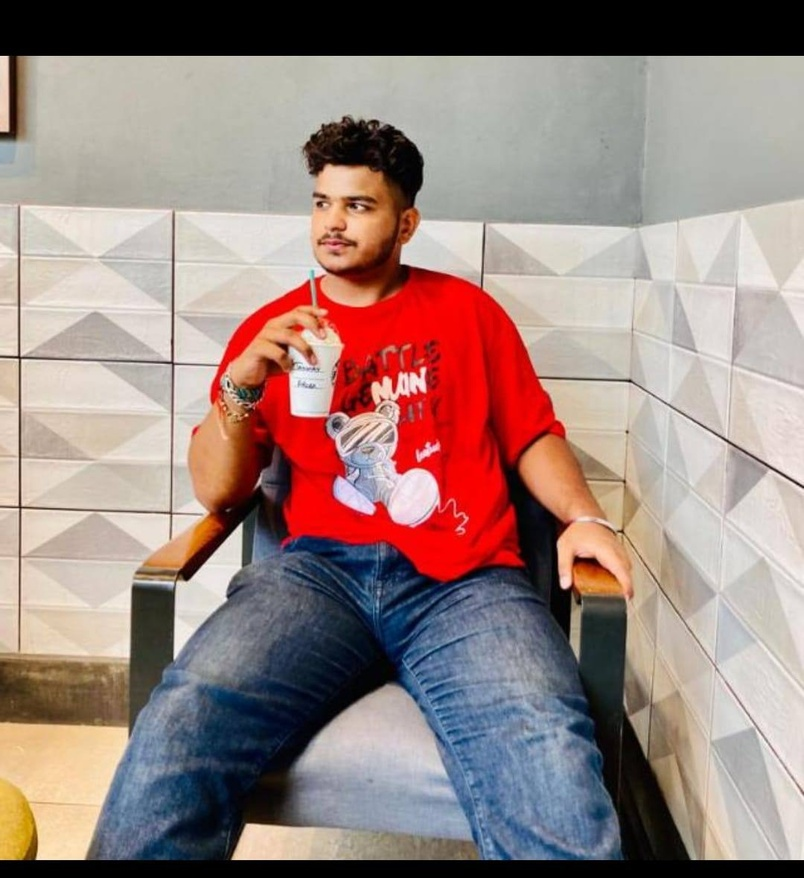
#> input picture Cartoonify/image.jpeg, 804 x 878 px, shrunk from 1080 x 1179 before the run
$ jupyter execute CartoonifyImage.ipynb
#> lines starting #> are read from the running program, lines starting #| are printed output that depends on the picture; after the words box and inside, x2 and y2 are one past the last pixel; in counts of white or black regions, pixels touching at a corner belong together
[cell 1]
import cv2
import numpy as np
import matplotlib.pyplot as plt

[cell 2]
#CV2: Imported to use OpenCV for image processing
#Numpy: Images are stored and processed as numbers. These are taken as arrays. We use NumPy to deal with arrays.
#Matplotlib: This library is used for visualization and plotting. Thus, it is imported to form the plot of images.

LOAD IMAGE

[cell 3]
def fileReader(filename):
#> called with filename = 'image.jpeg'
    img=cv2.imread(filename) #files in python are read in bgr format so let's convert it into rgb
#> img is the input picture: shape (878, 804, 3); mean B, G, R 127.7, 132.5, 154.5
    img =cv2.cvtColor(img , cv2.COLOR_BGR2RGB)
    plt.imshow(img)
    plt.show()
    return img

[cell 4]
#Adding an image from the browser
    #as we are returning this img so we are gonna get the array of the image to remove that we are gonna fileReader function call a variable name
filename="image.jpeg"
img = fileReader(filename)
org_img=np.copy(img)

CREATE EDGE MASK

[cell 5]
#now we are gonna make cartoon also egde is a pretty important thing while cartoonifying it that is we are gonna increase the edges.
# we are gonna make use of adaptve threshold in openCv library
def edge_mask(img, line_size,blur_value):
    """
    input: Input Image
    Oputput: Edges of Images"""
#> called with line_size = 9, blur_value = 9
    gray=cv2.cvtColor(img,cv2.COLOR_RGB2GRAY)
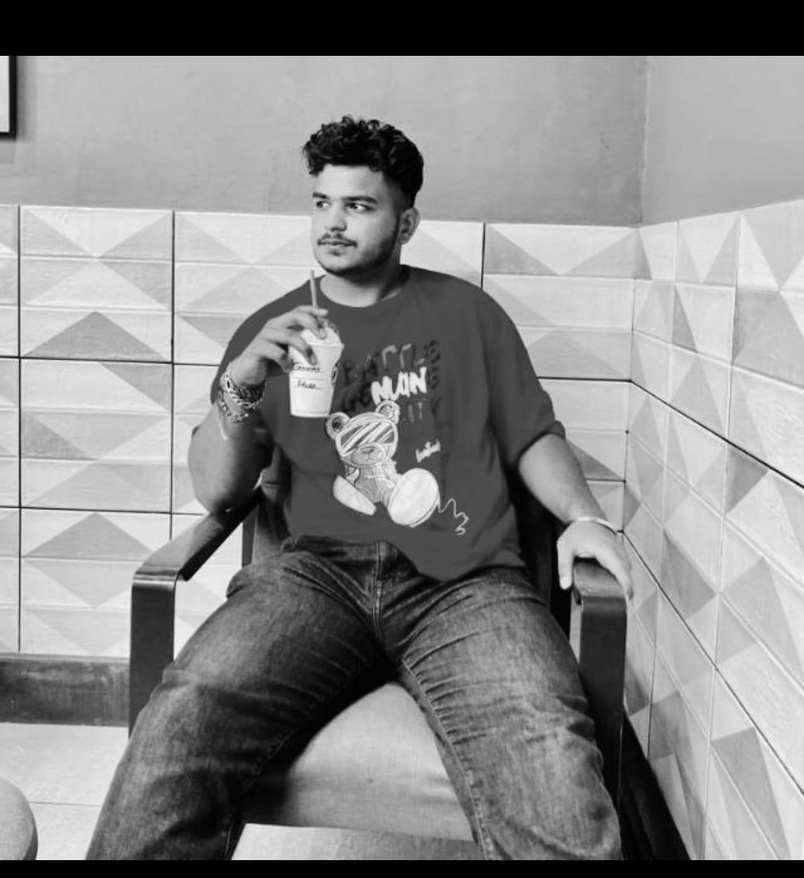
#> gray: shape (878, 804); min 0, max 250, mean 138.6
    gray_blur = cv2.medianBlur(gray,blur_value)
    edges = cv2.adaptiveThreshold(gray_blur,255,cv2.ADAPTIVE_THRESH_MEAN_C,
    cv2.THRESH_BINARY, line_size, blur_value)
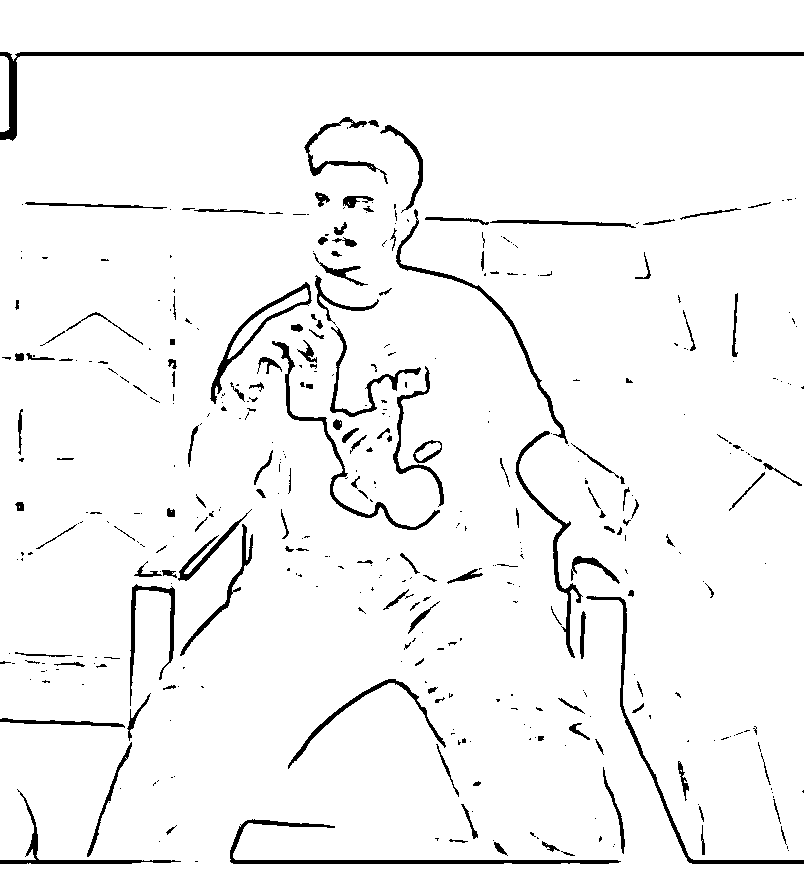
#> edges: shape (878, 804); 95.5% white; 416 black regions (266 under 20 px), largest, box (x1, y1, x2, y2) and area: (0, 52, 804, 141) 3923, (230, 819, 621, 864) 2013, (586, 596, 804, 864) 1562
    return edges

[cell 6]
line_size,blur_value = 9,9
edges= edge_mask(img, line_size, blur_value)
#lets plot it
plt.imshow(edges , cmap="binary")
plt.show()

REDUCE THE COLOR PALLET

[cell 7]
def colorQuantization(img, k):

    # Transform the image that is reshaping this image
#> called with k = 3
    data=np.float32(img).reshape(-1,3)
    #Determine the criteria
    criteria = (cv2.TERM_CRITERIA_EPS + cv2.TERM_CRITERIA_MAX_ITER, 20 , 0.001)
    #Implementing K-means
    ret, label ,center=cv2.kmeans(data,k, None, criteria , 10 , cv2.KMEANS_RANDOM_CENTERS)
#> ret = 2.34e+09; center = [[208.2, 27.15, 17.66], [193.6, 185.5, 177.5], [29.37, 29.61, 35.22]]
    center=np.uint8(center)
#> center = [[208, 27, 17], [193, 185, 177], [29, 29, 35]]

    result = center[label.flatten()]
    result= result.reshape(img.shape)
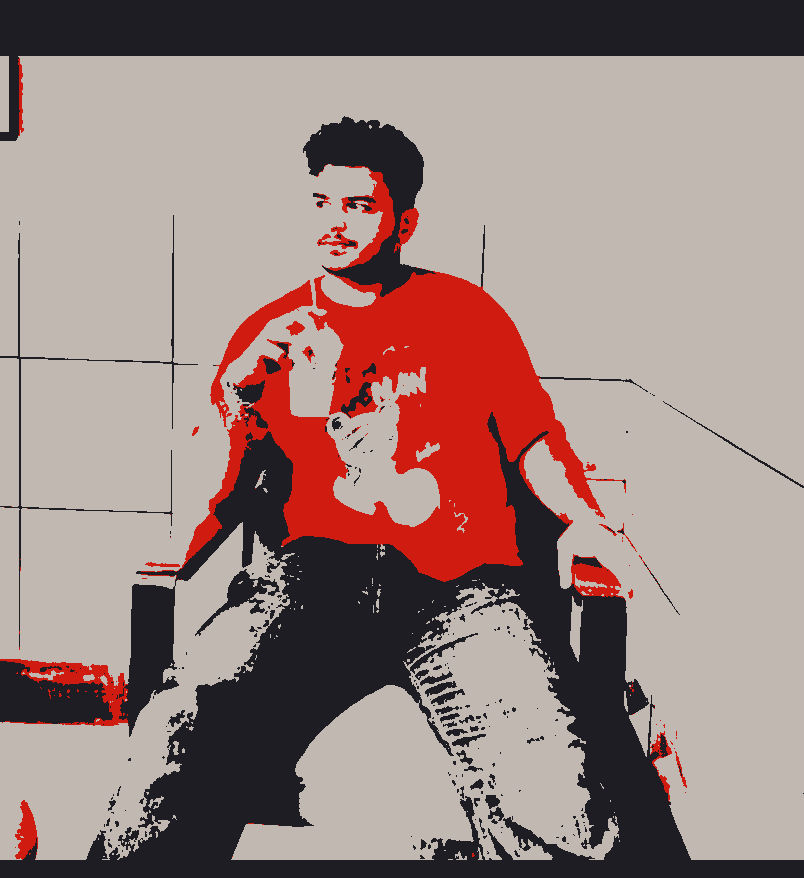
#> result: shape (878, 804, 3); mean R, G, B 154, 132, 127.3

    return result

[cell 8]
imgQuantiz=colorQuantization(img,k=3)
plt.imshow(img)
plt.show()

[cell 9]
#Reduce the noise that is we substantially blurrred out our image
blurred=cv2.bilateralFilter(img, d=3, sigmaColor=200, sigmaSpace=200)
plt.imshow(blurred)
plt.show()

COMBINE EDGE MASK WITH CONTIZE COLOR

[cell 10]
def Cartoon():
    c=cv2.bitwise_and(blurred,blurred,mask=edges)
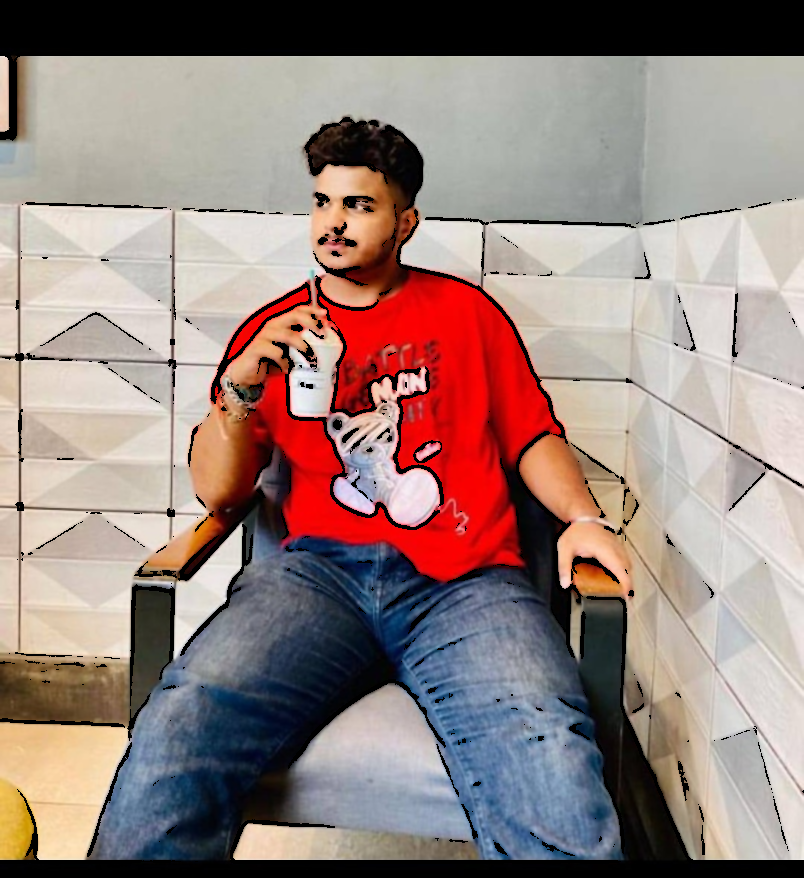
#> c: shape (878, 804, 3); mean R, G, B 150.1, 129.9, 125.4

    plt.imshow(c)
    plt.title("Cartoonified Image")
    plt.show()

    plt.imshow(org_img)
    plt.title("Orginal Image")
    plt.show()
